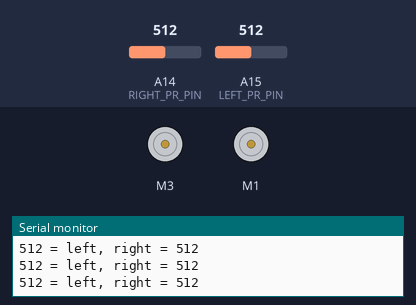
Recording of a sketch running on a simulated Arduino Mega 2560, built with avr-gcc and run on an emulated ATmega2560. On the bench: 2 × DC motor (green arrow = forward, orange = backward, longer = faster), the last lines printed to the serial monitor. The inputs (shaded band) are chosen by the test bench; at power-on: A14 (RIGHT_PR_PIN) = 512, A15 (LEFT_PR_PIN) = 512.

Above: at 3.2 s.
3.3 s: A14 (RIGHT_PR_PIN) set to 0
At 4.0 s:
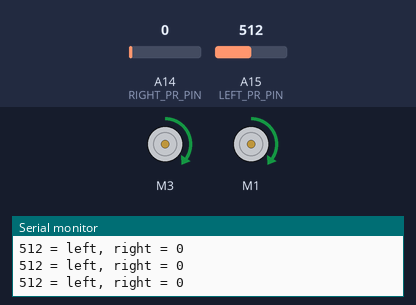
4.8 s: A14 (RIGHT_PR_PIN) set to 1023
At 5.9 s:
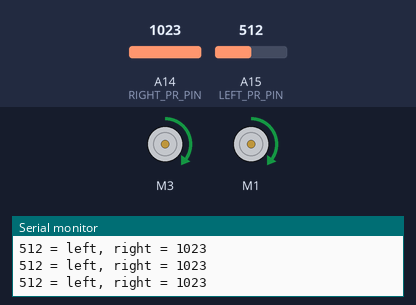
6.3 s: A15 (LEFT_PR_PIN) set to 104
9.3 s: A15 (LEFT_PR_PIN) set to 88
Timing chart, 0 to 12.3 s (numbered marks = the images above; inputs shaded):
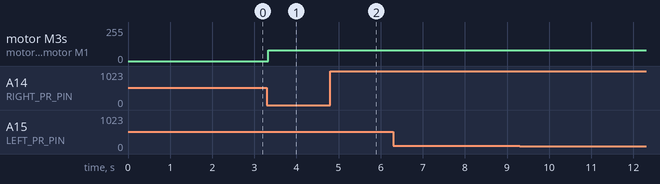

The sketch:

B3_07_Light.ino
```cpp
/* B3_07_Light.ino

   Drive the TWO-WHEELED Bread Board Bot (BBbot, B^3)
   either towards the light or away from the light, based on readings
   from two photresistors.  Each resistor is set up in a simple voltage
   divider circuit:
   ----------------------------------------------------

                       PhotoR   ~7.5-10K
               +5  o---/\/\/--.--/\/\/---o GND
                              |
       Sensor Pins o-----------

   ----------------------------------------------------
   Modified from: http://playground.arduino.cc/Learning/PhotoResistor

   Arduino: Arduino Mega 256 v3 Clone
   Motor Shield: Adafruit assembled Motor Shield for Arduino v2
   ---->  http://www.adafruit.com/products/1438

   Programmer: Dave Eslinger; June 7, 2015
   Revisions:
*/
#include <Wire.h>
#include <Adafruit_MotorShield.h>
#include <math.h>
#include <breadboardbotV2.h>

// Create the motor shield object with the default I2C address
Adafruit_MotorShield AFMS = Adafruit_MotorShield();

// Define Constants

const byte LEFT_PR_PIN = A15;    // Define light sensor pins for left
const byte RIGHT_PR_PIN = A14;   // and right sides
const bool PHOTOTAXIS = false;    // GOes towards light (true) or away (false)
const byte BASESPEED = 80;       // Base speed.  Light values will reduce this to turn
const bool SIMPLE_LOGIC = false; // Use a simple or more complex approach
const byte BACKWARD_SPEED = 100;  // and backup/turn speed
const int  TURN_DURATION = 1000;   // Turn time in milliseconds
const byte MAX = 255;

// Define 'ports' for motors.
const byte LEFT_MOTOR_PORT = 3;
const byte RIGHT_MOTOR_PORT = 1;

const byte LEFT_BUMP_PIN = 47;    // Define DIGITAL Pins for left
const byte RIGHT_BUMP_PIN = 46;   // and right bump sensors
// Create pointers to motor control objects
Adafruit_DCMotor *motorLeft = AFMS.getMotor(LEFT_MOTOR_PORT);
Adafruit_DCMotor *motorRight = AFMS.getMotor(RIGHT_MOTOR_PORT);

void setup(void) {
  AFMS.begin();  // create with the default frequency 1.6KHz
  // Turn off all motors to start, just a good habit
  motorLeft->run(RELEASE);
  motorRight->run(RELEASE);
  Serial.begin(9600);  //Begin serial communcation
  pinMode(LEFT_BUMP_PIN,INPUT_PULLUP);
  pinMode(RIGHT_BUMP_PIN,INPUT_PULLUP);

  delay(2000);  // Two second delay to get the robot ready
}

void loop() {
  /*  First determine the relative light levels and print the
      results out to the serial monitor */
  int leftLight = analogRead(LEFT_PR_PIN);
  int rightLight = analogRead(RIGHT_PR_PIN);
  Serial.print(leftLight);           // We can only write ONE thing
  Serial.print(" = left, right = "); // at a time, therefore it takes
  Serial.println(rightLight);        // three statemens to get our output.
  byte DIRECT = FORWARD;
  /* Now that we have some light levels, make each motor's speed
     a function of light level and drive either towards or
     away from the light depending on the value of PHOTOAXIS  */
  if (SIMPLE_LOGIC) {
    motorLeft->setSpeed(map(rightLight, 0, 500, 90, 255));
    motorRight->setSpeed(map(leftLight, 0, 500, 90, 255));
    byte direction;
    if (! PHOTOTAXIS) {
      direction = FORWARD;
    }
    else {
      direction = BACKWARD;
    }
    motorLeft->run(direction);
    motorRight->run(direction);
  }
  else {
    /* Find the direction of the strongest light by taking the difference
        between the readings */
    int deltaLight = abs(leftLight - rightLight);
    deltaLight = constrain(deltaLight, 0, 50);  // Keep that limit between 0 and 50

    byte leftSpeed = BASESPEED;
    byte rightSpeed = BASESPEED;

    if (! PHOTOTAXIS) {
      if (rightLight - leftLight > 0) {       // The LEFT side is the brightest,

    motorLeft->setSpeed(leftSpeed);
    motorRight->setSpeed(rightSpeed);
    motorLeft->run(FORWARD);
    motorRight->run(FORWARD);
    // slow down the LEFT side to turn towards it
      }
      else if (leftLight - rightLight > 0 ) { // The RIGHT side is the brightest,
        if (rightSpeed > 0 && leftSpeed > 0) {
          rightSpeed = rightSpeed - 1;
          leftSpeed = leftSpeed - 1;
        }
        if (rightSpeed <= 0 && leftSpeed <= 0) {
          DIRECT = BACKWARD;
          rightSpeed++;
          leftSpeed++;
        }
        motorLeft->setSpeed(leftSpeed);
        motorRight->setSpeed(rightSpeed);
        motorLeft->run(DIRECT);
        motorRight->run(DIRECT);

        // slow down the RIGHT side to turn towards it
      }
    }
    else {
      if (deltaLight<490 && rightLight > 400 && leftLight > 400) {       // The LEFT side is the brightest,
        rightSpeed++;
        leftSpeed++;
        motorLeft->setSpeed(leftSpeed);
        motorRight->setSpeed(rightSpeed);
        motorLeft->run(FORWARD);
        motorRight->run(FORWARD);
        // slow down the RIGHT side to turn away
      }

  /* If you got here, one of the bump switches was closed */

  /* First check the LEFT sensor: */
  /*if(digitalRead(LEFT_BUMP_PIN) != HIGH) { // the LEFT side switch was bumped
    motorLeft->setSpeed(BACKWARD_SPEED/2); // Slowly back up and turn to right
    motorRight->setSpeed(BACKWARD_SPEED);
    motorLeft->run(BACKWARD);
    motorRight->run(BACKWARD);
    delay(TURN_DURATION);                  // for specified duration
    motorLeft->run(RELEASE);               // Then stop power to the motors
    motorRight->run(RELEASE);              // and move to next section of code
  }*/

  /* Then check the right sensor: */
   /*if(digitalRead(RIGHT_BUMP_PIN) != HIGH) { // the RIGHT side switch was bumped
    motorLeft->setSpeed(BACKWARD_SPEED); // Slowly back up and turn to left
    motorRight->setSpeed(BACKWARD_SPEED/2);
    motorLeft->run(BACKWARD);
    motorRight->run(BACKWARD);
    delay(TURN_DURATION);                 // for specified duration
    motorLeft->run(RELEASE);               // Then stop power to the motors
    motorRight->run(RELEASE);              // and move to next section of code
  }*/
  }
  delay(10); //Use a short delay.
}
}
//black is the leftlight
//blue is the rightlight
```

Measured:
- after the input at 3.3 s, motor M3, motor M1: stopped → forward 79/255 at once
- after the input at 4.8 s, motor M3, motor M1: forward 79/255 → forward 80/255 at once
